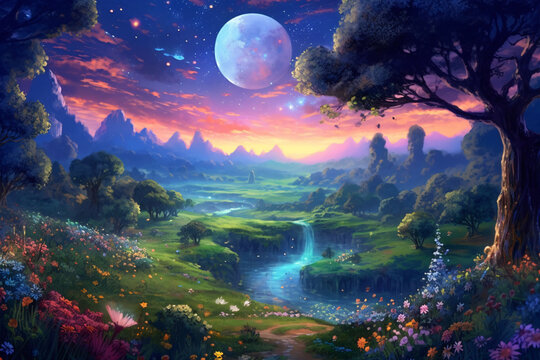
#> input picture Project2/image.png, 540 x 360 px
$ jupyter execute 'Low and High Pass Filter.ipynb'   (shell and % lines are left out)   (older library calls are emulated)
#> lines starting #> are read from the running program, lines starting #| are printed output that depends on the picture
# **BÙI KHÁNH VĨNH - 2010091 - Low and High Pass Filter**

# **MOUNT DRIVE AND INSTALL PACKAGE**

*   Mục danh sách
*   Mục danh sách

[cell 1]
from google.colab import drive
drive.mount('/content/drive');

[cell 2]
%cd /content/drive/MyDrive/CV-assignment/Project2

# **IMPORT LIBRARIES**

[cell 3]
import cv2
import numpy as np
from matplotlib import pyplot as plt
from google.colab.patches import cv2_imshow

# **LOAD IMAGE**

[cell 4]
input_image = cv2.imread('image.png') #Load Image
#> input_image is the input picture: shape (360, 540, 3); mean B, G, R 100.4, 73.8, 69
plt.imshow(input_image),plt.title('Original')
plt.imshow(input_image)
plt.show()
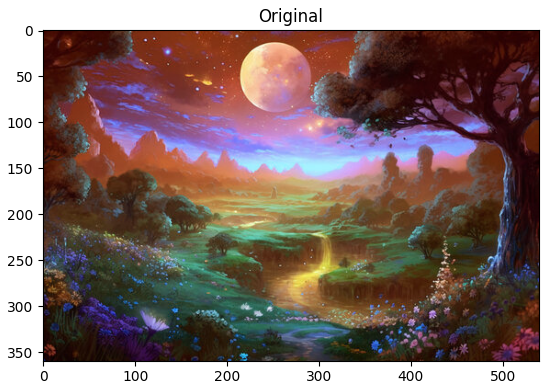
#> figure drawn by matplotlib, 1 panel; B, G, R data is drawn as R, G, B

# **1) Low Pass Filter:**

A low pass filter is the basis for most smoothing methods. An image is smoothed by decreasing the disparity between pixel values by averaging nearby pixels. Using a low pass filter tends to retain the low frequency information within an image while reducing the high frequency information. An example of a low pass filter is an array of ones divided by the number of elements within the kernel, such as the following 3 by 3 kernel:
$$\frac{1}{9}\begin{bmatrix}
1&1&1\\
1&1&1\\
1&1&1\\\end{bmatrix}$$

## 1.1) Averaging

This is done by convolving an image with a normalized box filter. It simply takes the average of all the pixels under the kernel area and replaces the central element. A $6 \times 6$ normalized box filter would look like the below:
$$\frac{1}{6 \times 6}\begin{bmatrix}
1&1&1&1&1&1\\
1&1&1&1&1&1\\
1&1&1&1&1&1\\
1&1&1&1&1&1\\
1&1&1&1&1&1\\
1&1&1&1&1&1\\\end{bmatrix}$$
Here's the syntax: <code> blurred_image = cv2.blur(image, (kernel_size_x, kernel_size_y))
</code>

*   image: The input image.
*   (kernel_size_x, kernel_size_y): The size of the kernel (width, height). It defines the size of the neighborhood for computing the average.

[cell 5]
blur = cv2.blur(input_image ,(6,6))
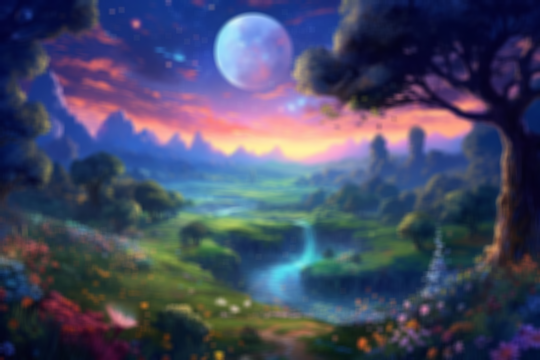
#> blur: shape (360, 540, 3); mean B, G, R 100.5, 73.8, 69
plt.imshow(blur),plt.title('Blurred')
plt.xticks([]), plt.yticks([])
plt.show()

## 1.2) Gaussian Blurring

The Gaussian kernel is a 2D matrix representing the shape of the Gaussian distribution. The Gaussian blur filter is a widely used image smoothing technique in image processing and computer vision. It's particularly useful for reducing noise and detail in images. The formula for the 2D Gaussian function is:
$$G(x,y)= \frac{1}{2\pi \sigma^2} e^ {-\frac{x^2+y^2}{2\sigma^2}}$$
where $G(x,y)$ is the value at coordinates $(x,y)$ in the Gaussian kernel and
$\sigma$ is the standard deviation of the Gaussian distribution. Here's the syntax:

<code> blurred_image = cv2.GaussianBlur(image, (kernel_size_x, kernel_size_y), sigma_x, sigma_y)</code>

*   image: The input image.
*   (kernel_size_x, kernel_size_y): The size of the Gaussian kernel. It should be an odd integer.
*   sigma_x: Standard deviation of the Gaussian kernel in the X direction.
*   sigma_y: Standard deviation of the Gaussian kernel in the Y direction.

[cell 6]
blur = cv2.GaussianBlur(input_image,(5,5),10,15)
plt.imshow(blur),plt.title('Blurred')
plt.xticks([]), plt.yticks([])
plt.show()

## 1.3) Median Blurring

Unlike Gaussian blur, which computes a weighted average of pixel values, median blur replaces each pixel's value with the median value of the pixels in its neighborhood. The formula for median blurring is not as straightforward as a mathematical equation like Gaussian blur because it involves sorting the pixel values in the neighborhood and selecting the median value. Here's a simplified explanation of the process:

1.   Define a square kernel of a specified size (usually an odd number, e.g., 3x3, 5x5, etc.)
2.   Place the kernel at each pixel location in the image.
3.   Extract the pixel values within the kernel's neighborhood.
4.   Sort the pixel values.
5.   Replace the center pixel's value with the median value from the sorted list.

Here's the syntax:
<code> blurred_image = cv2.medianBlur(image, kernel_size)</code>

*   image: The input image.
*   kernel_size: The size of the kernel (an odd integer). It defines the size of the neighborhood for computing the median.

[cell 7]
median = cv2.medianBlur(input_image,5)
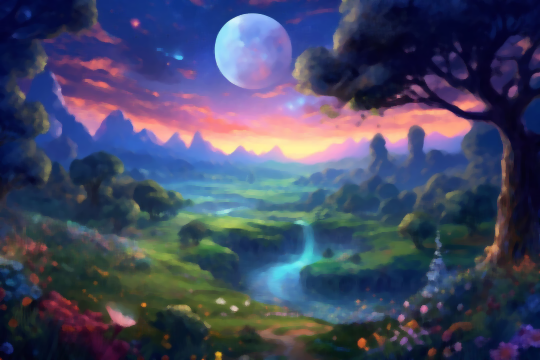
#> median: shape (360, 540, 3); mean B, G, R 99.8, 72.7, 67.3
plt.imshow(blur),plt.title('Blurred')
plt.xticks([]), plt.yticks([])
plt.show()

## 1.4) Bilateral Filtering

A bilateral filter is a non-linear, edge-preserving, and noise-reducing smoothing filter for images. It replaces the intensity of each pixel with a weighted average of intensity values from nearby pixels. This weight can be based on a Gaussian distribution.

[cell 8]
blur = cv2.bilateralFilter(input_image,9,75,75)

# **2)  High Pass Filter:**

In the field of Image Processing, Ideal Highpass Filter (IHPF) is used for image sharpening in the frequency domain. Image Sharpening is a technique to enhance the fine details and highlight the edges in a digital image. It removes low-frequency components from an image and preserves high-frequency components. This ideal highpass filter is the reverse operation of the ideal lowpass filter. It can be determined using the following relation-
$$
\mathrm{H}_{H P}(u, v)=1-H_{L P}(u, v)
$$
where $H_{H P}(u, v)$ is the transfer function of the highpass filter and
$H_{L P}(u, v)$ is the transfer function of the corresponding lowpass filter. The transfer function of the IHPF can be specified by the function-
$$
\mathrm{H}(\mathrm{u}, \mathrm{v})= \begin{cases}0 & D(u, v) \leq D_0 \\ 1 & D(u, v)>D_0\end{cases}
$$
Where

*  $D_0$ is a positive constant. IHPF passes all the frequencies outside of a circle of radius $D_0$ from the origin without attenuation and cuts off all the frequencies within the circle.
*  This $D_0$ is the transition point between $\mathrm{H}(\mathrm{u}, \mathrm{v})=1$ and $\mathrm{H}(\mathrm{u}, \mathrm{v})=0$, so this is termed as cutoff frequency.
*  $D(u, v)$ is the Euclidean Distance from any point ( $u, v$ ) to the origin of the frequency plane, i.e,
$$
D(u, v)=\sqrt{\left(u^2+v^2\right)}
$$

# 2.1) Laplacian

[cell 9]
# Convert the image to grayscale
gray = cv2.cvtColor(input_image, cv2.COLOR_BGR2GRAY)
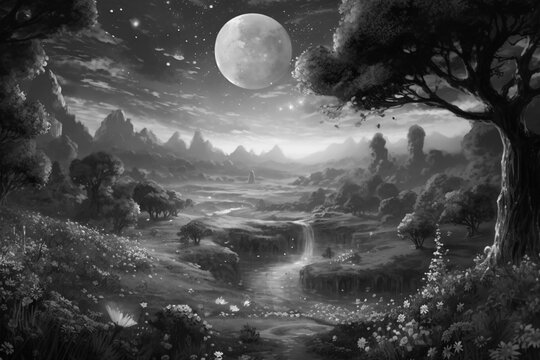
#> gray: shape (360, 540); min 1, max 253, mean 75.4
# Apply Laplacian filter
laplacian = cv2.Laplacian(gray, cv2.CV_64F)
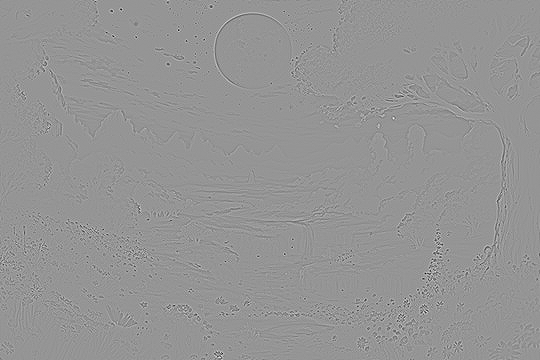
#> laplacian: shape (360, 540) float64; min -460, max 327, mean 0; drawn with min black and max white
# Convert the result back to uint8
laplacian_high_pass = cv2.convertScaleAbs(laplacian)
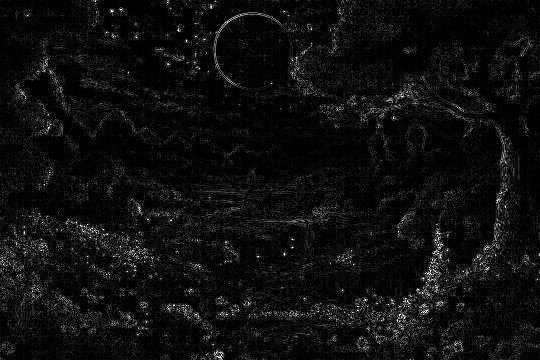
#> laplacian_high_pass: shape (360, 540); min 0, max 255, mean 15.3
plt.imshow(laplacian_high_pass),plt.title('Laplacian High Pass Filter',)
plt.xticks([]), plt.yticks([])
plt.show()

# 2.2) Gaussian

[cell 10]
# Apply Gaussian blur to the image
blurred = cv2.GaussianBlur(input_image, (0, 0), 3)
# Calculate the high-pass filter by subtracting blurred from the original image
gaussian_high_pass = cv2.subtract(input_image, blurred)
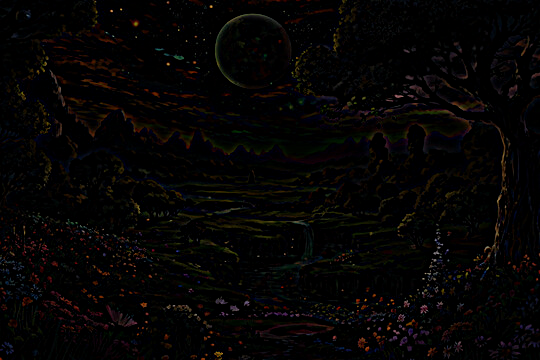
#> gaussian_high_pass: shape (360, 540, 3); mean B, G, R 3.8, 4.2, 5.7
plt.imshow(gaussian_high_pass),plt.title('Gausian High Pass Filter',)
plt.xticks([]), plt.yticks([])
plt.show()
